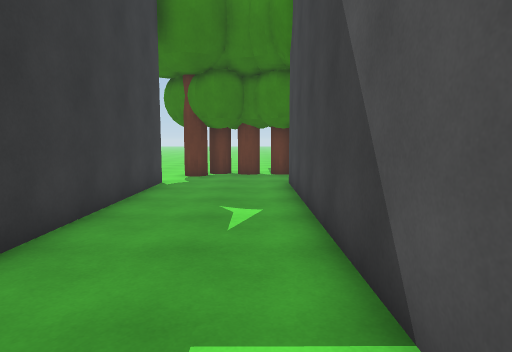
View 1 (above)

24 first-person views from a walk through a 3-D level made in the Unity game engine. The camera is 1.5 m above the floor, tilts 6° down and sees 75° across. The floor is counted in squares, 1 m on a side. Each view is taken from the middle of a square. On the plan, view 1 faces up. The plan holds only what a view shows up to about 15 squares ahead; the rest is blank. The place goes on beyond the plan. The player is left out. Surface patterns are stand-ins for the level's own textures.

View 2
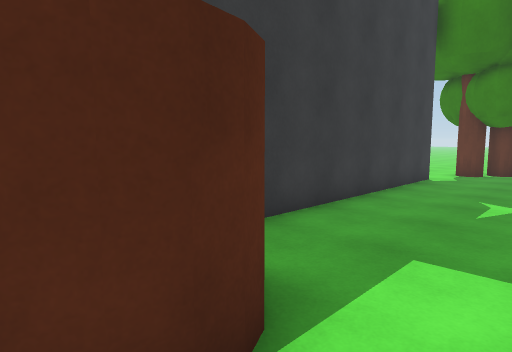

View 3
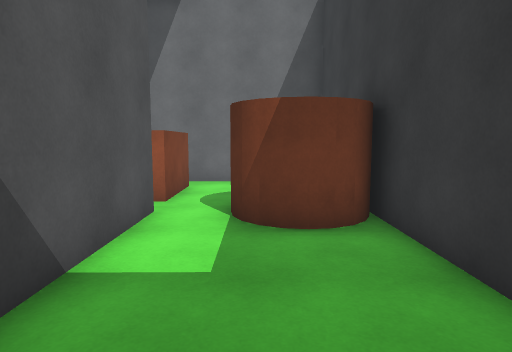

View 4
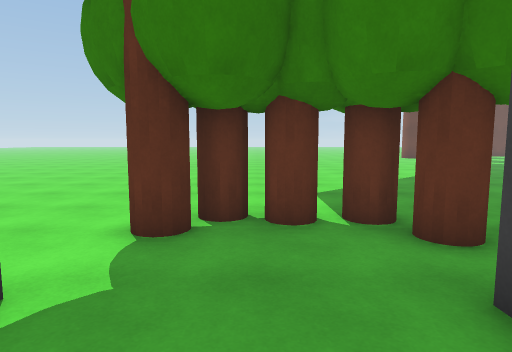

View 5
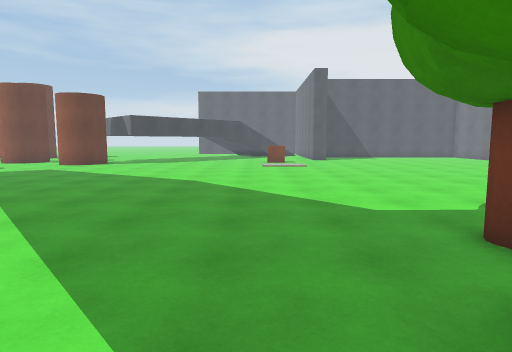

View 6
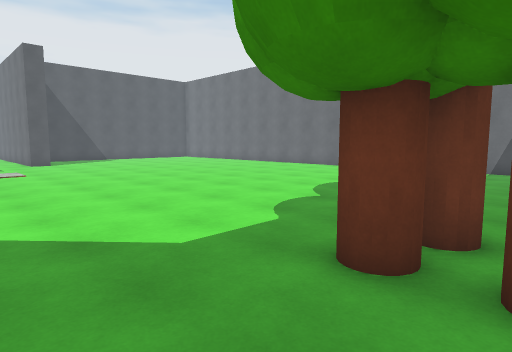

View 7
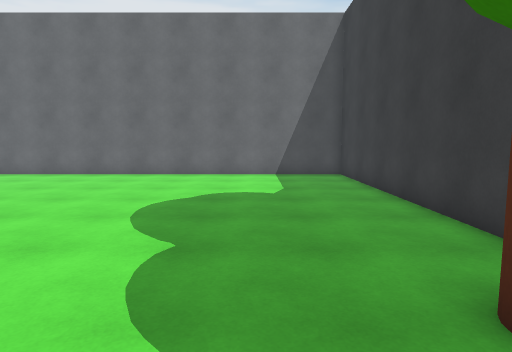

View 8
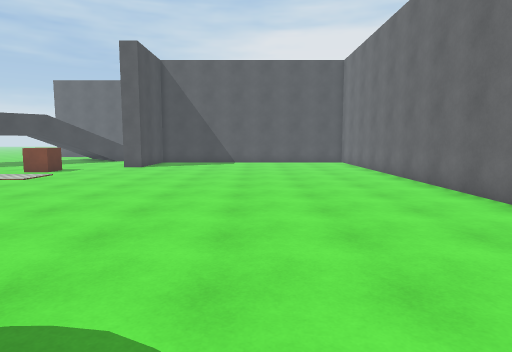

View 9
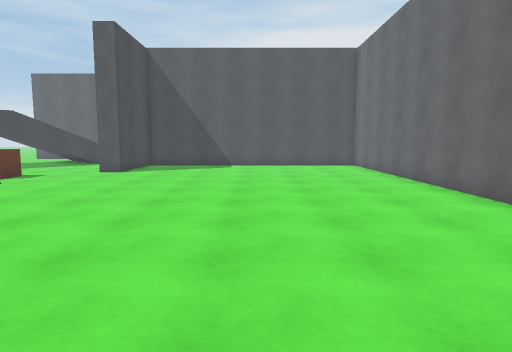

View 10
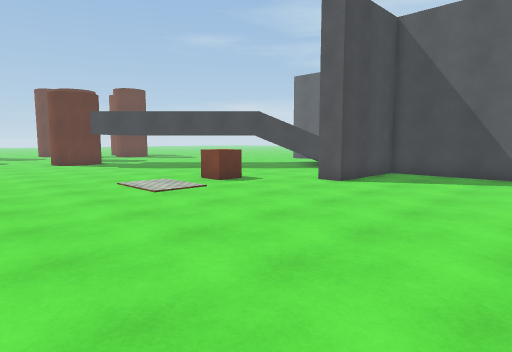

View 11
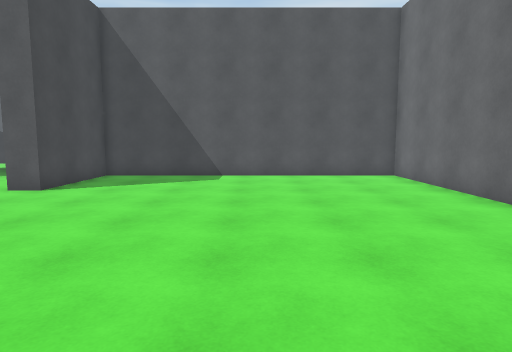

View 12
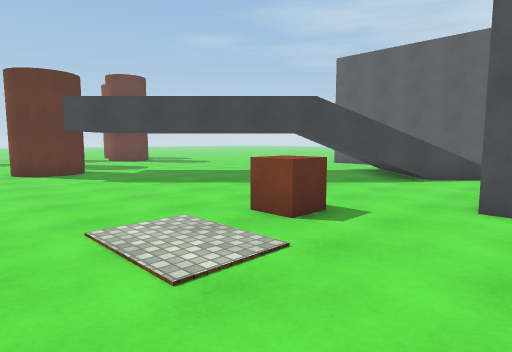

View 13
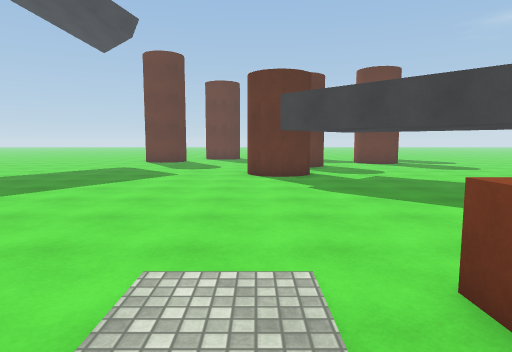

View 14
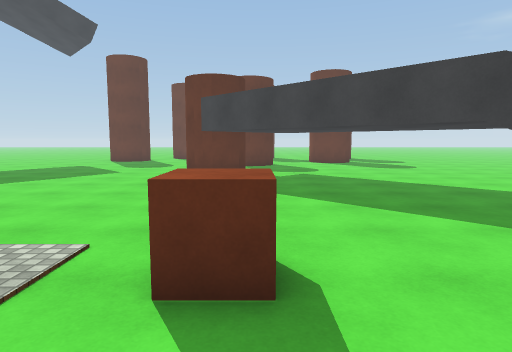

View 15
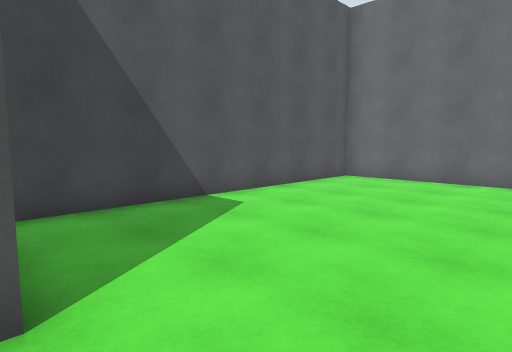

View 16
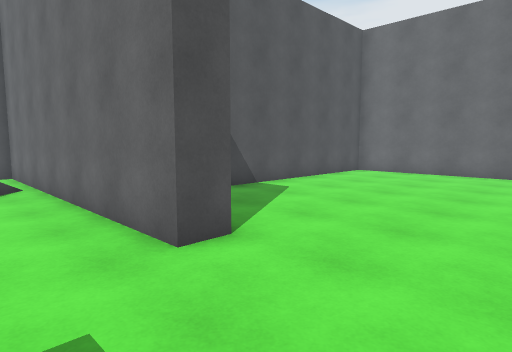

View 17
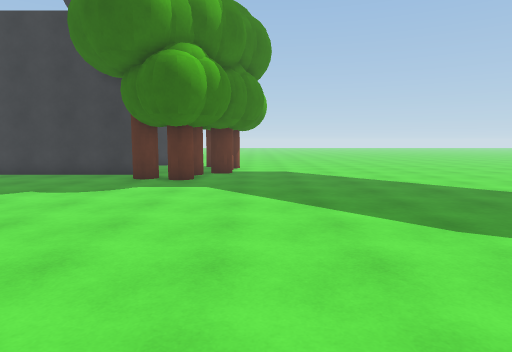

View 18
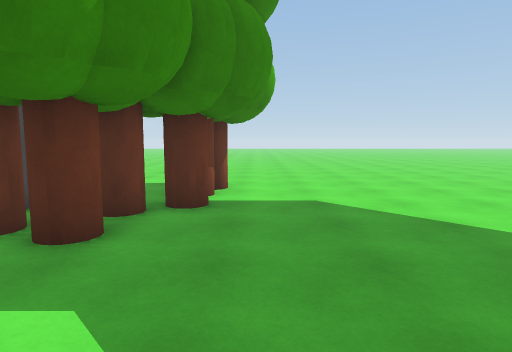

View 19
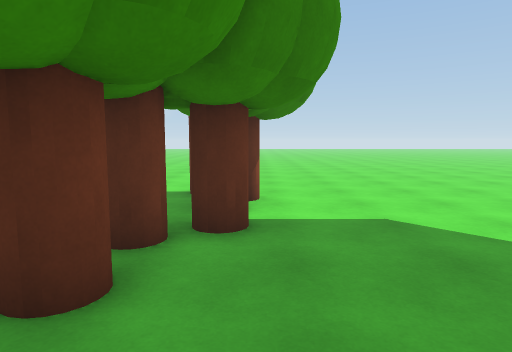

View 20
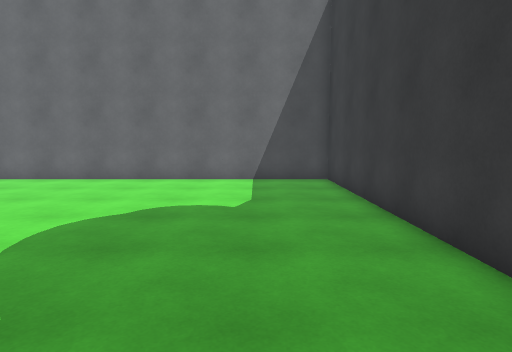

View 21
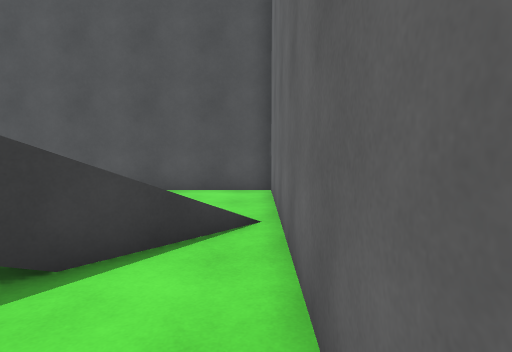

View 22
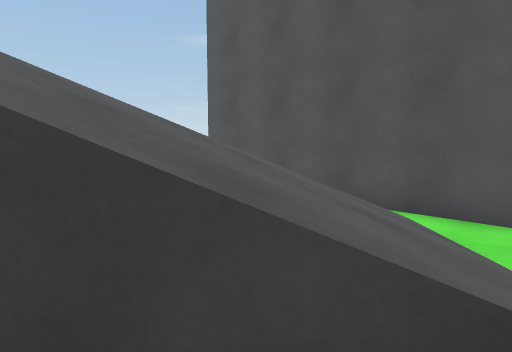

View 23
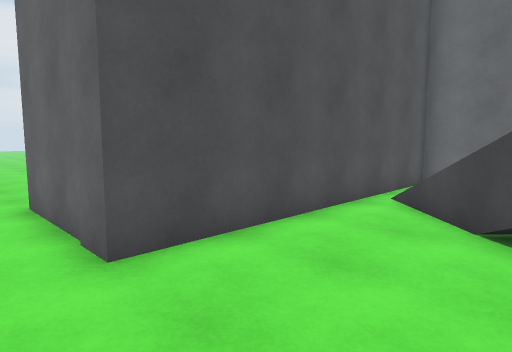

View 24
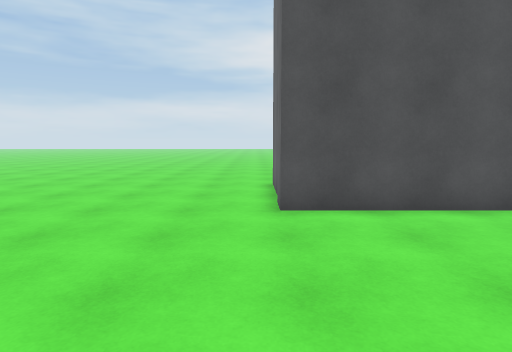

### Floor plan
Key: @ floor where view 1 was taken; # wall or solid block; . floor; / step, stairs or slope; = window, fence, low wall or low ledge; ^ raised ledge; v drop or lower ground; O other object.
Columns run from 5 left of view 1 to 43 right of it. Each row starts with its distance up from view 1.
 26 ...    ....   ...................................
 25 .....  ..........................................
 24 ...... ...................................#####..
 23 .................................... .....#
 22 ..................................../ ....#
 21 ................................... // ...#
 20 ................................../ ///#..#
 19 .................................v  ////=.#
 18 ..................................v///////#
 17 ...........................OO......v//////#
 16 ...OOOO....................OO.......v////.#
 15 ..OOOOOO.............................v//..#
 14 ..O....OOO............................/...#
 13 ........OO.....................############
 12  #....O#OO.........................#
 11  #....##...........................#
 10  #....##...........................#
  9  #....##...........................#
  8  #....##...........................#
  7  #....##...........................#
  6  #....##...........................#
  5  #....##...........................#
  4  #....##...........................#
  3  #....##...........................#
  2  #....##...........................#
  1  #....##...........................#
  0  ####@##############################
 -1   ###.#
 -2     #..^

Where each view was taken, in squares from view 1:
view 1: 0 up, 0 right, facing up
view 2: 2 down, 1 right, facing up-left
view 3: 6 up, 1 left, facing down
view 4: 9 up, 1 left, facing up
view 5: 18 up, 1 left, facing right
view 6: 18 up, 2 right, facing down-right
view 7: 15 up, 6 right, facing down
view 8: 6 up, 6 right, facing right
view 9: 6 up, 9 right, facing right
view 10: 6 up, 14 right, facing up-right
view 11: 6 up, 15 right, facing right
view 12: 12 up, 17 right, facing up-right
view 13: 14 up, 20 right, facing up
view 14: 13 up, 23 right, facing up
view 15: 13 up, 22 right, facing down-right
view 16: 16 up, 21 right, facing down-right
view 17: 17 up, 17 right, facing left
view 18: 17 up, 9 right, facing left
view 19: 16 up, 7 right, facing left
view 20: 13 up, 5 right, facing down
view 21: 14 up, 27 right, facing right
view 22: 15 up, 30 right, facing up-right
view 23: 26 up, 33 right, facing down-right
view 24: 25 up, 30 right, facing right
